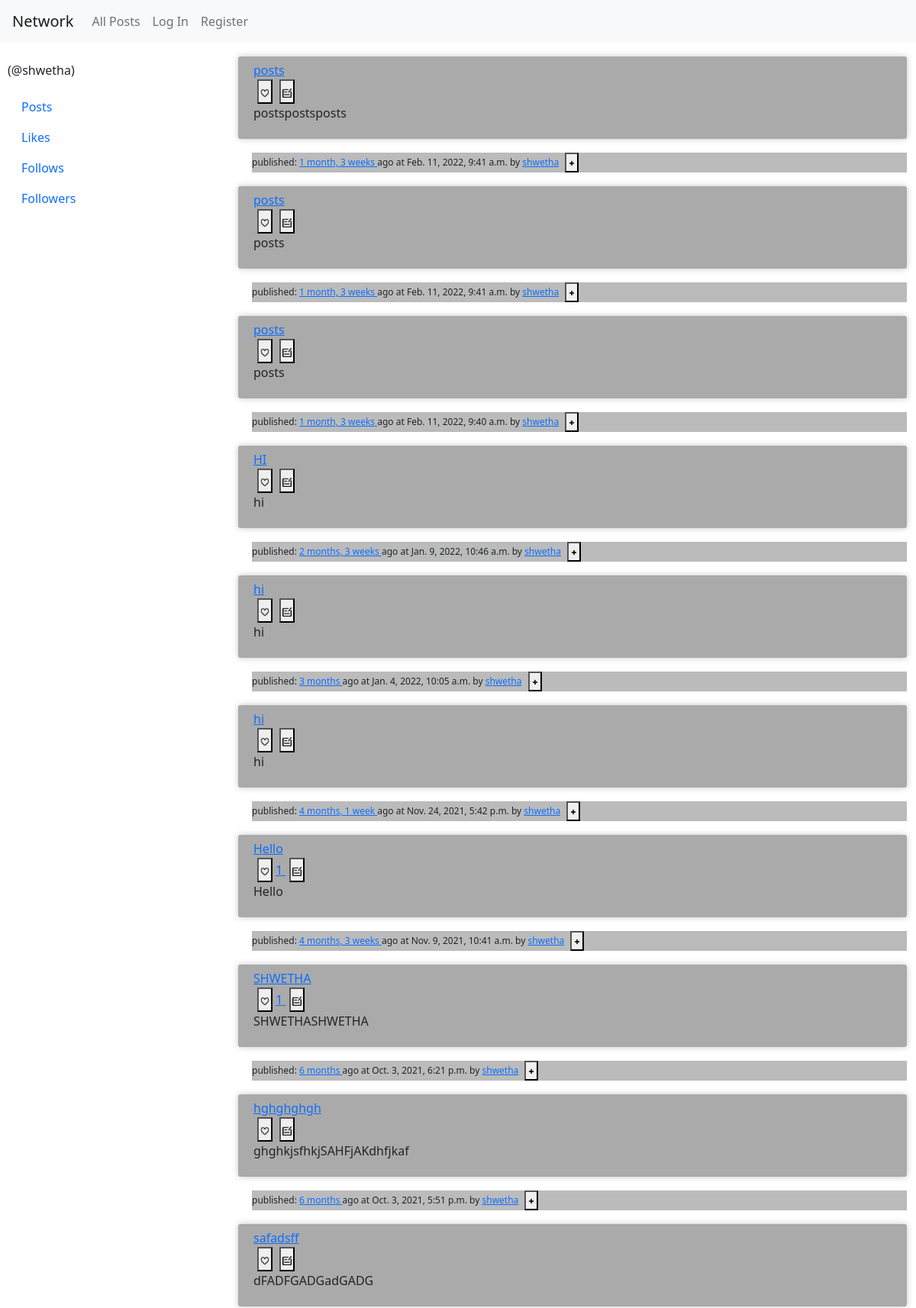
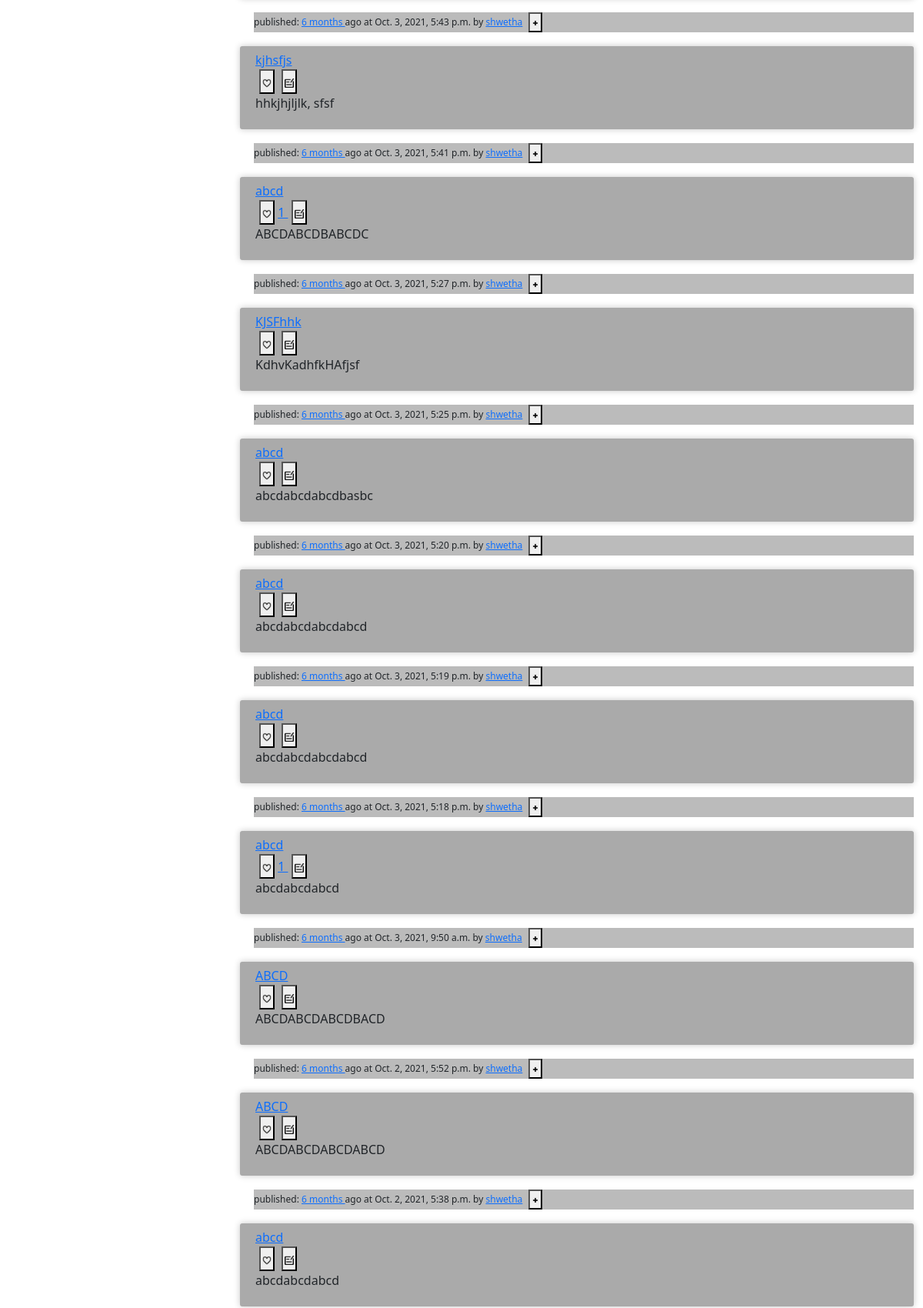
The app's page /u/2 (upper part) with its own data (2 pictures, top to bottom).
### network/models.py (models this page shows)
class User(AbstractUser):
    pass

class Post(models.Model):
    user_id = models.ForeignKey(User, on_delete=models.CASCADE)
    post_timestamp = models.DateTimeField(default=timezone.now)
    post_title = models.CharField(max_length=100)
    post_text = models.CharField(max_length=1000)

### network/views.py (the view)
# urls.py: path('u/<int:user_id>', views.get_user_profile, name='user_profile'),
def get_user_profile(request, user_id):
    try:
        profile_user = User.objects.get(pk=user_id)
    except User.DoesNotExist:
        profile_user = None
    if profile_user:
        user_posts = Post.objects.filter(user_id=profile_user).order_by('-post_timestamp')
        posts_and_likes = [(post, len(Like.objects.filter(post_id=post) )) for post in user_posts]
        context = {'profile_user': profile_user, 'posts': user_posts,'posts_and_likes': posts_and_likes}
    else:
        context = {}
    template = loader.get_template('network/user_posts.html')
    return HttpResponse(template.render(context, request))

### network/templates/network/user_posts.html
{% extends './user_base.html' %}
{% block subcontent %}
<div class="container" id="outer" style="float: left; width: 75%;">
	{% for post, num_likes in posts_and_likes %}
     	{% include "./display_post.html" %}
	{% endfor %}
</div>
{% endblock subcontent %}

### network/templates/network/user_base.html (shortened to what this page needs)
{% extends './layout.html' %}
{% load static %}
{% block body %}
{% if profile_user %}
<div style="float: left; width: 25%; ">
    <div style="margin-left: 10px;"">
    <p>{{ profile_user_profile.full_name }} (@{{ profile_user.username}})</p>
</div>
<div id="userDetails" class="container">
    <ul class="nav nav-pills flex-column">
        <li class="nav-item">
            <a class="nav-link" id="id1" onclick="active('id1')" href="/u/{{profile_user.id}}">Posts</a>
        </li>
        <li class="nav-item">
            <a class="nav-link" id="id2" onclick="active('id2')" aria-current="page"
                href="/u/{{ profile_user.id}}/likes">Likes</a>
        </li>
        <li class="nav-item">
            <a class="nav-link" id="id3" onclick="active('id3')" href="/u/{{ profile_user.id}}/follows">Follows</a>
        </li>
        <li class="nav-item">
            <a class="nav-link" id="id4" onclick="active('id4')" href="/u/{{ profile_user.id}}/followers">Followers</a>
        </li>
    </ul>
</div>
</div>
    {% else %}
    <p> 404 User Not Found</p>
{% endif %}
	{% block subcontent %}
	{% endblock subcontent %}
{% endblock %}

### network/templates/network/display_post.html (shortened to what this page needs)
{% load static %}
<div id="post_{{post.pk}}" style="transition:all 1s ease" class="post">
    <div id="post_title_id_{{post.pk}}" class="post-title">
        <a href="/post/{{ post.pk }}">{{ post.post_title }}</a>
    </div>
    <button onclick="like_post({{ post.pk }})" style="margin-left:5px;padding:2px">
        {% if user_liked_posts and post.pk in user_liked_posts %}
            <img id="like_{{post.pk}}" src="{% static 'images/liked_button.png' %}" width="12px" height="12px">
        {% else %}
            <img id="like_{{post.pk}}" src="{% static 'images/like_button.png' %}" width="12px" height="12px">
        {% endif %}
    </button>
    {% if num_likes > 0 %}
    <a id="like_count_{{post.pk}}" href='javascript:void(0)'">{{ num_likes }} </a>
    {% else %}
    <a id="like_count_{{post.pk}}" href='javascript:void(0)' style="display:none;">{{num_likes}}</a>
    {% endif %}
    <button onclick="edit_post({{ post.pk }})" id="editpost" class="iconbutton" style="margin-left:5px;padding:2px; display: inline;">
        <img src="{% static 'images/edit_post.png' %}" width="12px" height="12px">
    </button>
    <div id="post_txt_{{post.pk}}" style="max-height:100px;overflow:hidden">
        <p class="post-format">{{ post.post_text|safe }}</p>
    </div>
</div>
<div class="post-username">
    published: <a href="/post/{{ post.pk }}">{{ post.post_timestamp | timesince}} </a> ago at {{post.post_timestamp}} by <a href="../u/{{ post.user_id.id }}">{{ post.user_id.username }}</a>
 {% if user_profile and post.user_id.id == user_profile.user_id.id %}
 That's you!
{% else %}
<button class="iconbutton" onclick="follow_user({{ post.user_id.id }})" style="margin-left:5px;padding:2px">
{% if user_followers and post.user_id.id in user_followers %}
 <img class="imagePath" id="useradd_{{ post.user_id.id }}" src="{% static 'images/follows.png' %}" width="10px" height="10px">
{% else %}
 <img class="imagePath" id="useradd_{{ post.user_id.id }}" src="{% static 'images/follow.png' %}" width="10px" height="10px">
{% endif %}
</button>
{% endif %}
</div>

### network/static/network/styles.css (style rules this page uses)
.post { background: #aaa; padding: 6px 6px 6px 20px; margin: 18px 0 18px; border-radius: 3px; box-shadow: 0 0 9px #c7c7c7; }
.post-username { margin-left: 18px; background: #bbb; font-size: 12px; }

### records on screen
User: username "shwetha"
Post: post_title "posts", post_text "postspostsposts", post_timestamp "1 month, 3 weeks", post_timestamp "Feb. 11, 2022, 9:41 a.m.", user_id.username "shwetha"
Post: post_title "posts", post_text "posts", post_timestamp "1 month, 3 weeks", post_timestamp "Feb. 11, 2022, 9:41 a.m.", user_id.username "shwetha"
Post: post_title "posts", post_text "posts", post_timestamp "1 month, 3 weeks", post_timestamp "Feb. 11, 2022, 9:40 a.m.", user_id.username "shwetha"
Post: post_title "HI", post_text "hi", post_timestamp "2 months, 3 weeks", post_timestamp "Jan. 9, 2022, 10:46 a.m.", user_id.username "shwetha"
Post: post_title "hi", post_text "hi", post_timestamp "3 months", post_timestamp "Jan. 4, 2022, 10:05 a.m.", user_id.username "shwetha"
Post: post_title "hi", post_text "hi", post_timestamp "4 months, 1 week", post_timestamp "Nov. 24, 2021, 5:42 p.m.", user_id.username "shwetha"
Post: post_title "Hello", num_likes "1", post_text "Hello", post_timestamp "4 months, 3 weeks", post_timestamp "Nov. 9, 2021, 10:41 a.m.", user_id.username "shwetha"
Post: post_title "SHWETHA", num_likes "1", post_text "SHWETHASHWETHA", post_timestamp "6 months", post_timestamp "Oct. 3, 2021, 6:21 p.m.", user_id.username "shwetha"
Post: post_title "hghghghgh", post_text "ghghkjsfhkjSAHFjAKdhfjkaf", post_timestamp "6 months", post_timestamp "Oct. 3, 2021, 5:51 p.m.", user_id.username "shwetha"
Post: post_title "safadsff", post_text "dFADFGADGadGADG", post_timestamp "6 months", post_timestamp "Oct. 3, 2021, 5:43 p.m.", user_id.username "shwetha"
Post: post_title "kjhsfjs", post_text "hhkjhjljlk, sfsf", post_timestamp "6 months", post_timestamp "Oct. 3, 2021, 5:41 p.m.", user_id.username "shwetha"
Post: post_title "abcd", num_likes "1", {{ post.pk }} 10 (drawn), post_text "ABCDABCDBABCDC", post_timestamp "6 months", post_timestamp "Oct. 3, 2021, 5:27 p.m.", user_id.username "shwetha"
Post: post_title "KJSFhhk", post_text "KdhvKadhfkHAfjsf", post_timestamp "6 months", post_timestamp "Oct. 3, 2021, 5:25 p.m.", user_id.username "shwetha"
Post: post_title "abcd", post_text "abcdabcdabcdbasbc", post_timestamp "6 months", post_timestamp "Oct. 3, 2021, 5:20 p.m.", user_id.username "shwetha"
Post: post_title "abcd", post_text "abcdabcdabcdabcd", post_timestamp "6 months", post_timestamp "Oct. 3, 2021, 5:19 p.m.", user_id.username "shwetha"
Post: post_title "abcd", post_text "abcdabcdabcdabcd", post_timestamp "6 months", post_timestamp "Oct. 3, 2021, 5:18 p.m.", user_id.username "shwetha"
Post: post_title "abcd", num_likes "1", post_text "abcdabcdabcd", post_timestamp "6 months", post_timestamp "Oct. 3, 2021, 9:50 a.m.", user_id.username "shwetha"
Post: post_title "ABCD", post_text "ABCDABCDABCDBACD", post_timestamp "6 months", post_timestamp "Oct. 2, 2021, 5:52 p.m.", user_id.username "shwetha"
Post: post_title "ABCD", post_text "ABCDABCDABCDABCD", post_timestamp "6 months", post_timestamp "Oct. 2, 2021, 5:38 p.m.", user_id.username "shwetha"
Post: post_title "abcd", post_text "abcdabcdabcd"
